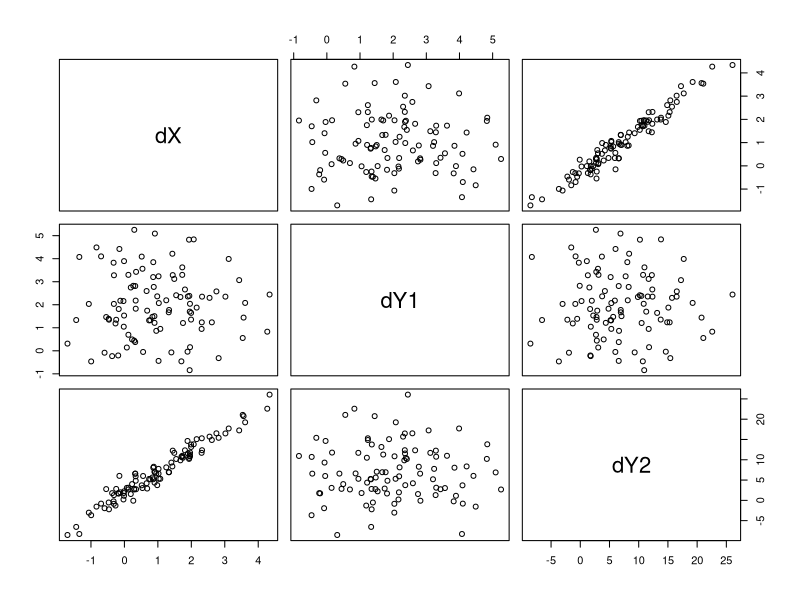
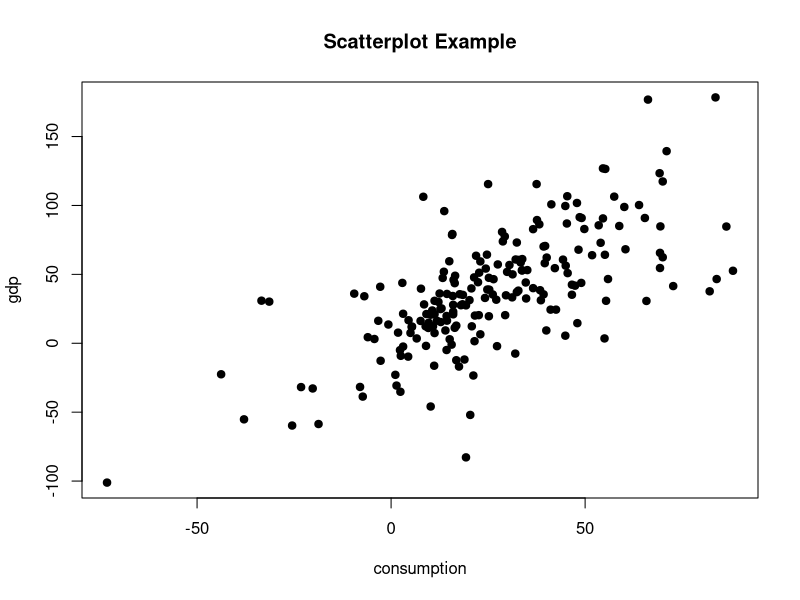
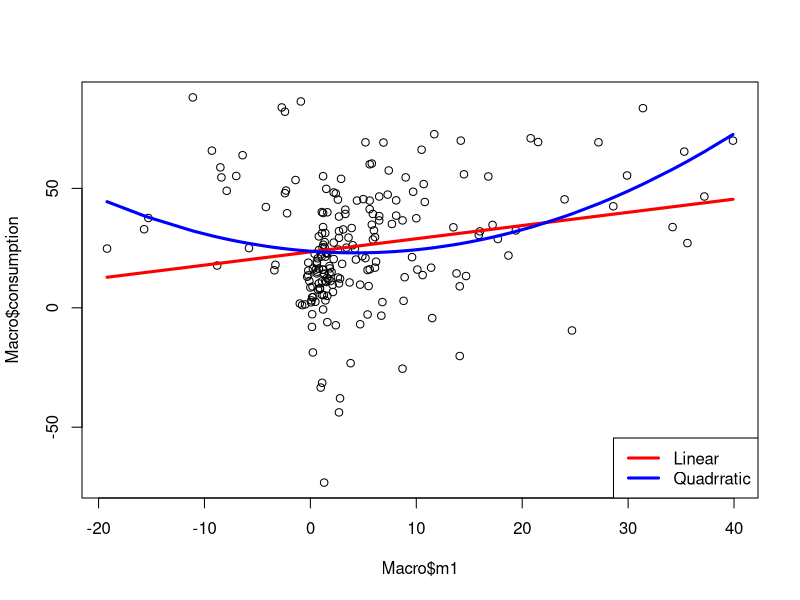

Recreate these plots in R, in order.
## ---- chunk 1
set.seed(1)
t=seq(1,100,by=1) #time
X  =10+t+rnorm(100)
Y1 =20+2*t+rnorm(100)
Y2 =20+2*t+5*X+rnorm(100)
data = data.frame(X,Y1,Y2)
ddata=data.frame(apply(data,2,diff))
# ddata
# data
fit1=lm(X~Y1)
fit2=lm(X~Y2)
summary(fit1)
summary(fit2)

dX=ddata$X
dY1=ddata$Y1
dY2=ddata$Y2
pairs(cbind(dX,dY1,dY2))
fit3=lm(dX~dY1)
fit4=lm(dX~dY2)
summary(fit3)
summary(fit4)
## ---- chunk 2
library(AER)
data("USMacroG")

dim(USMacroG)

USMacroG=na.omit(USMacroG)
dim(USMacroG)
# USMacroG
Macro=as.data.frame(apply(USMacroG,2,diff))
dim(Macro)

sum(is.na(USMacroG))
sum(is.na(Macro))
## ---- chunk 3
dConsumption=USMacroG[,"consumption"]
dCpi=USMacroG[,"cpi"]
dGdp=USMacroG[,"gdp"]
fit21=lm(dConsumption~dCpi)
summary(fit21)
ddConsumption=Macro$consumption
ddCpi=Macro$cpi
ddGdp=Macro$gdp
fit22=lm(ddConsumption~ddCpi)
summary(fit22)


## ---- chunk 4
plot(ddConsumption, ddGdp, main="Scatterplot Example",
xlab="consumption", ylab="gdp", pch=19)
fit23=lm(ddConsumption~ddGdp)
summary(fit23)
## ---- chunk 5
library(tidyverse)
library(ggpubr)

model <- lm(Macro$consumption ~ Macro$gdp)
model
fit24=lm(ddConsumption~ddGdp)
summary(fit24)

alpha=0.01
t=qt(1-alpha/2,200)
beta_gdp=0.39623
se=0.03038
lb=beta_gdp-t*se
ub=beta_gdp+t*se
lb
ub

## ---- chunk 6
anova(fit24)
## ---- chunk 7
Y2=Macro$consumption[1:201]
X2=Macro$gdp[1:201]
fit25=lm(Y2~X2)
newdata=data.frame(X=Macro$gdp[202])
# newdata
predict(fit25,newdata,interval="predict")
# predict(fit25,newdata,interval="predict")
ddConsumption[202]
## ---- chunk 8
fit26=lm(Macro$consumption~Macro$tbill+Macro$inflation+Macro$cpi)
summary(fit26)
## ---- chunk 9
fit27=lm(Macro$consumption~Macro$m1)
summary(fit27)
fit28=lm(Macro$consumption~Macro$m1+I(Macro$m1^2))
summary(fit28)

plot(Macro$m1,Macro$consumption)
lines(Macro$m1,fit27$fitted.values,lwd=3,col="red")
lines(sort(Macro$m1),fit28$fitted.values[order(Macro$m1)],lwd=3,col="blue")
legend("bottomright",c("Linear","Quadrratic"),col=c("red","blue"),lwd=3)
## ---- chunk 10
fit29=lm(Macro$consumption~Macro$gdp+Macro$invest+Macro$government+
Macro$dpi+Macro$m1+Macro$tbill+Macro$inflation+Macro$cpi+Macro$unemp+Macro$population+
Macro$interest)
summary(fit29)
